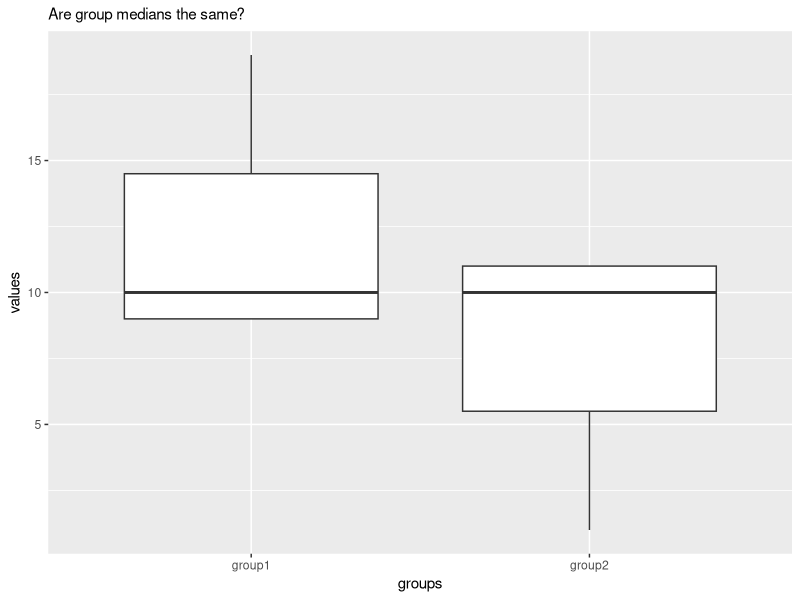

Here is the R script that generated this plot:



# Simulate some data
library(tidyverse)

###########################################################################
# Mann-Whitney U-Test -----------------------------------------------------
###########################################################################

# What is a Mann-Whitney U-test?
# - Usually, the first thing we say is 'non-parametric t-test'. 
# - (1) We often say that it is a comparison of medians.
#   - i.e. we are testing the null hypothesis that two group medians
#     are the same. 
# - (2) The original derivation was a test of stochastic equality:
#   - Used to test whether two samples come from the same distribution/population
#     (i.e. they have the same shape). 
#   - In other words, the probability that a random sample from
#     one group is larger than a random sample from the other group. 
#     - I think it makes more sense to think of this as numerical dominance. 

# Depending on the structure of our data, the M-W test could be 
# either (1) a test of difference in medians (as we traditionally believe),
# or (2) a test of stochastic equality (much more likely and common). 
# - For the M-W to be a test of medians (1), the shape must be identical between
#   the two groups.
#   - I.e. We must satisfy the equal variances assumption of traditional 
#     parametric analyses. 
#   - The M-W test is extremely sensitive to unequal variance.
#   - The only thing that can differ between groups is the 'location' 
#     of the median/centre of each group.
# - When the equal variances/shape assumption is not met, the M-W then becomes
#   a test of stochastic equality.

# Let's take a look at an example 

# Simulate some data 
group1 <- c(9,9,9,9,9,9,9,9,9,
            10,11,12,13,14,15,16,17,18,19)
group2 <- c(1,2,3,4,5,6,7,8,9,
            10,11,11,11,11,11,11,11,11,11)
group1 <- as.data.frame(group1)
group2 <- as.data.frame(group2)
data <- bind_cols(group1, group2)
head(data)
data <- data %>%
  tidyr::pivot_longer(
    cols = c(group1, group2),
    names_to = "groups",
    values_to = "values") %>%
  dplyr::mutate(groups = as.factor(groups))
head(data)

# Visualise 
data %>%
  ggplot(data = ., aes(x = groups,
                       y = values)) +
  geom_boxplot() +
  labs(subtitle = "Are group medians the same?")

# What can we tell about our data:
# - Are the medians the same? YES! 
# - Is there unequal variances? Well...
# - Is the shape of the distribution different? 

# Mann-Whitney U-test
wilcox.test(values ~ groups, 
            data = data)

# P-value < 0.05, therefore we would typically infer the the median value across
# groups is different.
# - But clearly that is not the case. 
# - Clearly, the data dictates that this M-W test is a test of stochastic dominance.
#   - There is a statistically higher probability that a random sample 
#     from group1 is larger than group2... 
# - This data didn't even fail the unequal variances assumption, the shape 
#   of the data distribution was just different... 

# Sucks, right? 

